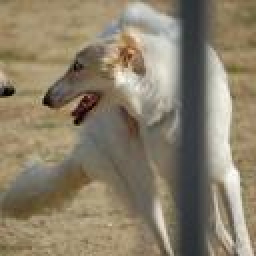
#> input picture Sreenu_images/n02091831-Saluki/n02091831_10215-1.jpg, 128 x 128 px (shown 2 times larger); its folder holds only this picture in this run
$ jupyter execute --allow-errors 'Sreenu_4 (1).ipynb'
#> lines starting #> are read from the running program, lines starting #| are printed output that depends on the picture
[cell 1]
import os
import numpy as np
import pandas as pd
from skimage import io,color
from skimage import filters
from skimage import exposure
from sklearn.decomposition import PCA
from sklearn.cluster import BisectingKMeans
from sklearn.cluster import SpectralClustering,AgglomerativeClustering,DBSCAN
import warnings
warnings.filterwarnings("ignore")

[cell 2]
Dog_images = r'Sreenu_images'

[cell 3]
#Image edge histogram conversion and normalize

[cell 4]
#as specified in assignment 2
def angle(dx, dy):
    return np.mod(np.arctan2(dy, dx), np.pi)

dog_hist = []
dog_breeds     = []
for index,breed_name in enumerate(os.listdir(Dog_images)):
    path=os.path.join(Dog_images,breed_name)
    for image_file in os.listdir(path):
        image    = io.imread(os.path.join(path,image_file.strip()))
#> image is the input picture: shape (128, 128, 3); mean R, G, B 138.6, 127.5, 106.2
        image=color.rgb2gray(image)
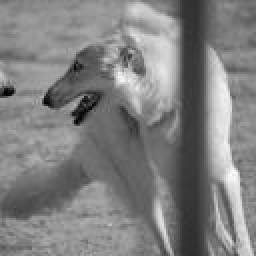
#> image: shape (128, 128) float64 (shown 2 times larger); min 0.0025, max 0.99, mean 0.503
        image = angle(filters.sobel_h(image),filters.sobel_v(image))
#> in angle, `return np.mod(np.arctan2(dy, dx), np.pi)`:
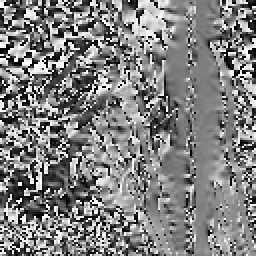
#> returned value: shape (128, 128) float64 (shown 2 times larger); min 0, max 3.14, mean 1.59; drawn with min black and max white
        hist,_=exposure.histogram(image, nbins=36)
#> hist = 36 values, max 988 at index 18, min 307 at index 9, mean 455.1
        dog_hist.append(hist/np.sum(hist))
        dog_breeds.append(index)
#> pass 2 of the loop `for index,breed_name in enumerate(os.listdir(Dog_images)):`:
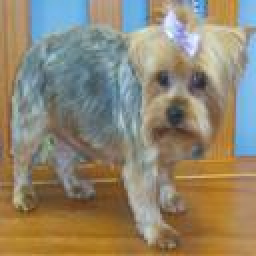
#> input picture Sreenu_images/n02094258-Norwich_terrier/n02094258_1003-0.jpg, 128 x 128 px (shown 2 times larger)
#> image is the input picture: shape (128, 128, 3); mean R, G, B 143.8, 133.5, 112.2
#> `image=color.rgb2gray(image)`:
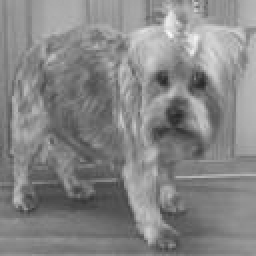
#> image: shape (128, 128) float64 (shown 2 times larger); min 0.155, max 0.988, mean 0.526
#> in angle (call 2), `return np.mod(np.arctan2(dy, dx), np.pi)`:
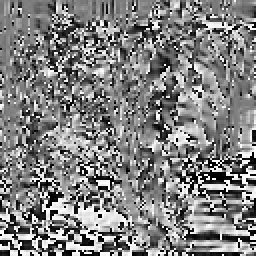
#> returned value: shape (128, 128) float64 (shown 2 times larger); min 0, max 3.14, mean 1.59; drawn with min black and max white
#> hist = 36 values, max 760 at index 17, min 330 at index 5, mean 455.1
dog_hist=np.array(dog_hist)
dog_breeds=np.array(dog_breeds)

[cell 5]
# dimensionality reduction using PCA as per assignment 1
pca_algorithm=PCA(n_components=2)
#conversion
dog_hist=pca_algorithm.fit_transform(dog_hist)
#> dog_hist = [[0.0152, -1.52e-18], [-0.0152, -1.52e-18]]
